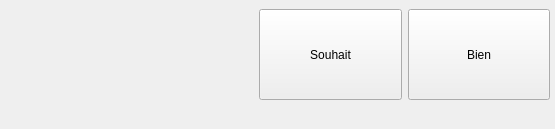
<?xml version="1.0" encoding="UTF-8"?>
<ui version="4.0">
 <class>Client</class>
 <widget class="QWidget" name="Client">
  <property name="geometry">
   <rect>
    <x>0</x>
    <y>0</y>
    <width>555</width>
    <height>129</height>
   </rect>
  </property>
  <property name="sizePolicy">
   <sizepolicy hsizetype="Ignored" vsizetype="Ignored">
    <horstretch>0</horstretch>
    <verstretch>0</verstretch>
   </sizepolicy>
  </property>
  <property name="maximumSize">
   <size>
    <width>555</width>
    <height>129</height>
   </size>
  </property>
  <property name="windowTitle">
   <string>Form</string>
  </property>
  <widget class="QWidget" name="horizontalLayoutWidget">
   <property name="geometry">
    <rect>
     <x>259</x>
     <y>9</y>
     <width>291</width>
     <height>91</height>
    </rect>
   </property>
   <layout class="QHBoxLayout" name="horizontalLayout">
    <item>
     <widget class="QPushButton" name="SouhaitBouton">
      <property name="sizePolicy">
       <sizepolicy hsizetype="Minimum" vsizetype="MinimumExpanding">
        <horstretch>0</horstretch>
        <verstretch>0</verstretch>
       </sizepolicy>
      </property>
      <property name="text">
       <string>Souhait</string>
      </property>
     </widget>
    </item>
    <item>
     <widget class="QPushButton" name="BienBouton">
      <property name="sizePolicy">
       <sizepolicy hsizetype="Minimum" vsizetype="MinimumExpanding">
        <horstretch>0</horstretch>
        <verstretch>0</verstretch>
       </sizepolicy>
      </property>
      <property name="text">
       <string>Bien</string>
      </property>
     </widget>
    </item>
   </layout>
  </widget>
 </widget>
 <resources/>
 <connections/>
</ui>
